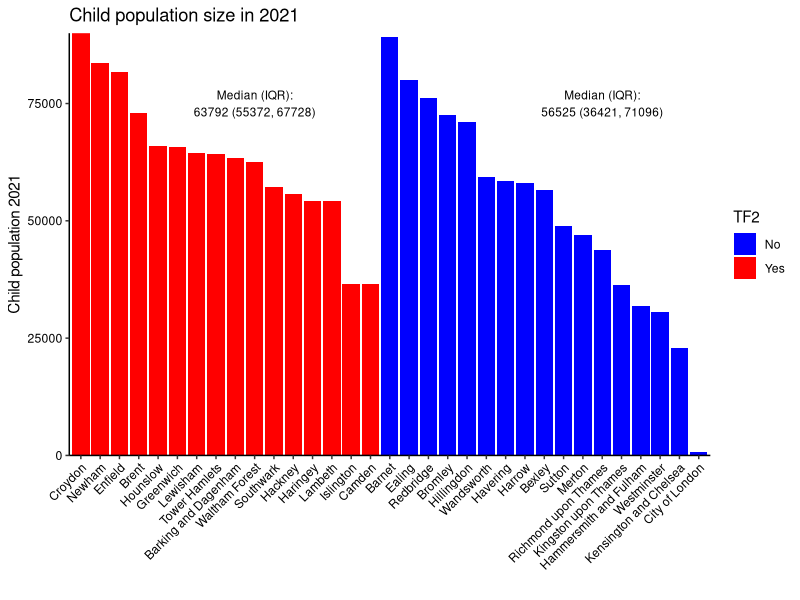
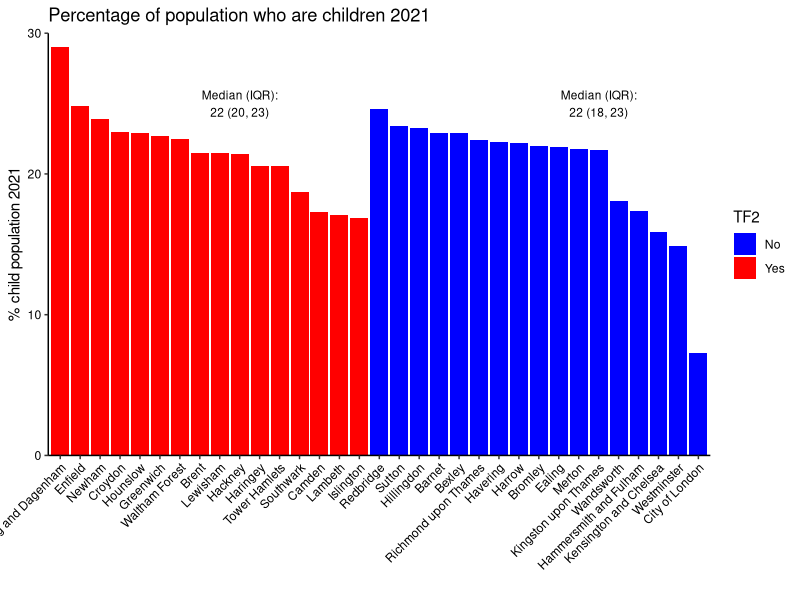
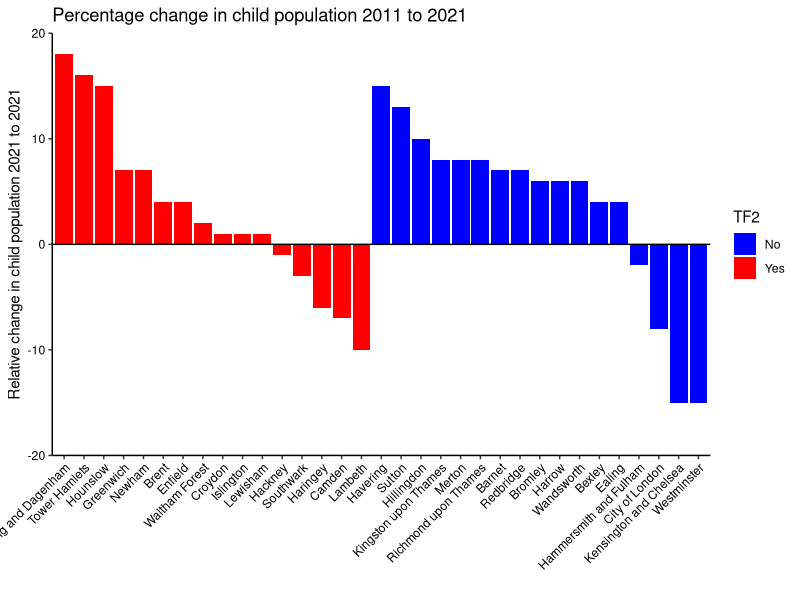
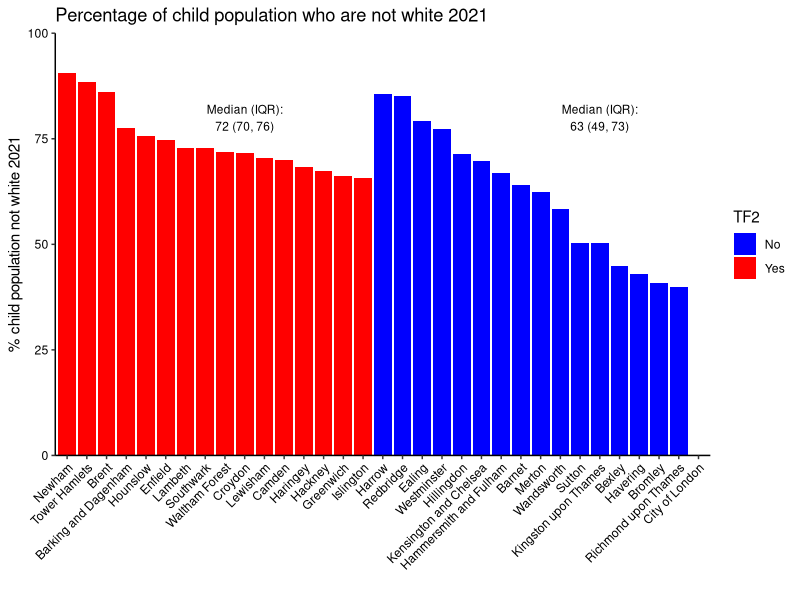
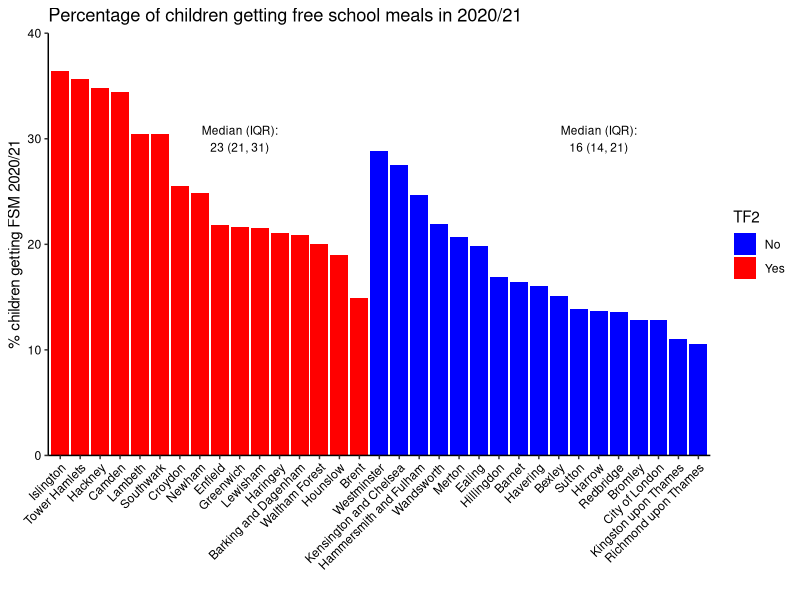
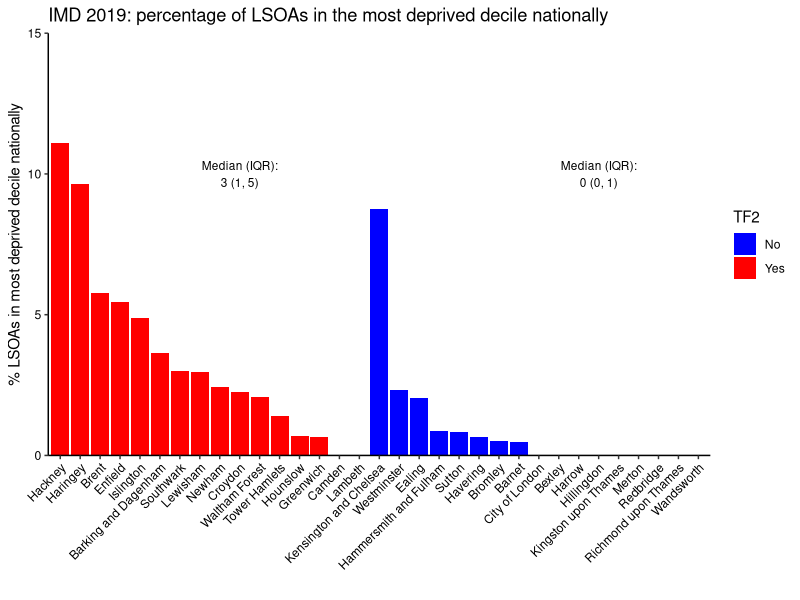
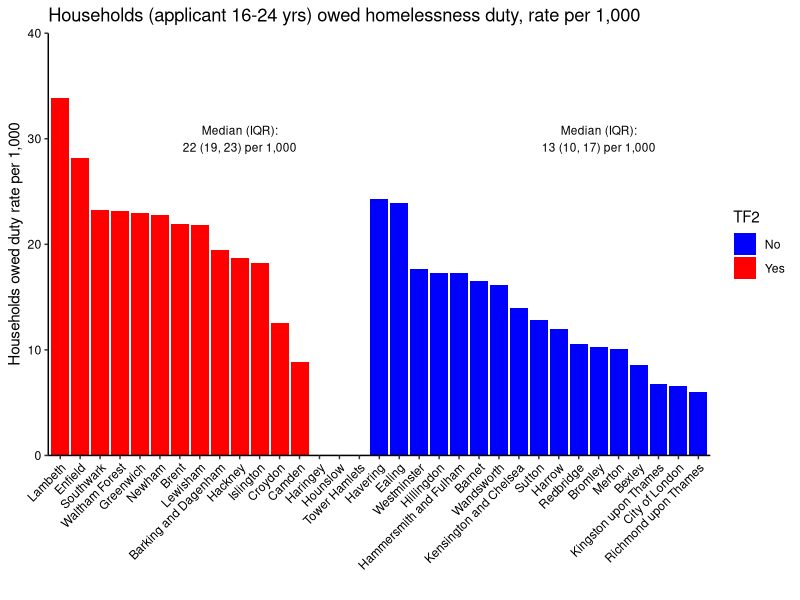
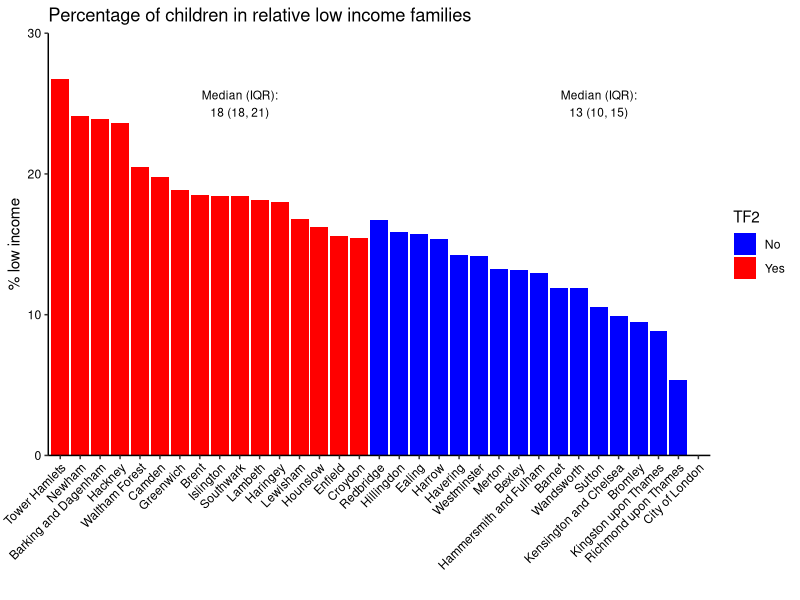

R code for these plots, in order:
## ---- chunk 1
knitr::opts_chunk$set(echo = F, warning = F)

## ---- chunk 2
setwd("S:/ICH_PPP_CENB_CEBCH/Matthew/OHID/DATABASE/For GitHub")
library(data.table)
library(ggplot2)

spine <- fread("final_database/contextual_database.csv")
ftps <- fread("final_database/fingertips_data_london.csv")

ftps <- merge(ftps,
              spine[, c("LAD21C", "budget_2021_75")],
              by.x = "areacode", 
              by.y = "LAD21C",
              all.x = T)
## ---- chunk 3

spine[, LAD21NM := factor(LAD21NM,
                          levels = spine$LAD21NM[order(spine$budget_2021_75, spine$child_population_2021, decreasing = T)])]
spine[, budget_2021_75_tmp := as.character(budget_2021_75)]

namevals <- c("0", "1")
colvalues <- c("blue", "red")
labvalues <- c("No", "Yes")

names(colvalues) <- namevals
names(labvalues) <- namevals

ggplot(aes(x = LAD21NM,
           y = child_population_2021,
           fill = as.factor(budget_2021_75_tmp)),
       data = spine) +
  geom_bar(stat = "identity") +
  scale_y_continuous(name = "Child population 2021",
                     expand = c(0, 0)) +
  scale_x_discrete(name = "") +
  labs(fill = "TF2",
       title = "Child population size in 2021") +
  scale_fill_manual("TF2",
                    labels = labvalues,
                    values = colvalues) +
  theme(panel.background = element_blank(),
        axis.line = element_line(colour = "black"),
        axis.text.x = element_text(colour = "black",
                                   angle = 45,
                                   hjust = 1),
        axis.text.y = element_text(colour = "black")) +
  annotate("text", label = paste0("Median (IQR):\n",
                                  round(quantile(spine[budget_2021_75 == 1]$child_population_2021, probs = 0.50)), " (",
                                  round(quantile(spine[budget_2021_75 == 1]$child_population_2021, probs = 0.25)), ", ",
                                  round(quantile(spine[budget_2021_75 == 1]$child_population_2021, probs = 0.75)), ")"),
           x = 10, y = 75000, size = 3) +
  annotate("text", label = paste0("Median (IQR):\n",
                                  round(quantile(spine[budget_2021_75 == 0]$child_population_2021, probs = 0.50)), " (",
                                  round(quantile(spine[budget_2021_75 == 0]$child_population_2021, probs = 0.25)), ", ",
                                  round(quantile(spine[budget_2021_75 == 0]$child_population_2021, probs = 0.75)), ")"),
           x = 28, y = 75000, size = 3)
## ---- chunk 4

spine[, LAD21NM := factor(LAD21NM,
                          levels = spine$LAD21NM[order(spine$budget_2021_75, spine$perc_child_population_2021, decreasing = T)])]
spine[, budget_2021_75_tmp := as.character(budget_2021_75)]

namevals <- c("0", "1")
colvalues <- c("blue", "red")
labvalues <- c("No", "Yes")

names(colvalues) <- namevals
names(labvalues) <- namevals

ggplot(aes(x = LAD21NM,
           y = perc_child_population_2021,
           fill = as.factor(budget_2021_75_tmp)),
       data = spine) +
  geom_bar(stat = "identity") +
  scale_y_continuous(name = "% child population 2021",
                     expand = c(0, 0),
                     limits = c(0, 30)) +
  scale_x_discrete(name = "") +
  labs(fill = "TF2",
       title = "Percentage of population who are children 2021") +
  scale_fill_manual("TF2",
                    labels = labvalues,
                    values = colvalues) +
  theme(panel.background = element_blank(),
        axis.line = element_line(colour = "black"),
        axis.text.x = element_text(colour = "black",
                                   angle = 45,
                                   hjust = 1),
        axis.text.y = element_text(colour = "black")) +
  annotate("text", label = paste0("Median (IQR):\n",
                                  round(quantile(spine[budget_2021_75 == 1]$perc_child_population_2021, probs = 0.50)), " (",
                                  round(quantile(spine[budget_2021_75 == 1]$perc_child_population_2021, probs = 0.25)), ", ",
                                  round(quantile(spine[budget_2021_75 == 1]$perc_child_population_2021, probs = 0.75)), ")"),
           x = 10, y = 25, size = 3) +
  annotate("text", label = paste0("Median (IQR):\n",
                                  round(quantile(spine[budget_2021_75 == 0]$perc_child_population_2021, probs = 0.50)), " (",
                                  round(quantile(spine[budget_2021_75 == 0]$perc_child_population_2021, probs = 0.25)), ", ",
                                  round(quantile(spine[budget_2021_75 == 0]$perc_child_population_2021, probs = 0.75)), ")"),
           x = 28, y = 25, size = 3)
## ---- chunk 5
spine[, change_child_population_pc := (change_child_population - 1) * 100]
spine[, LAD21NM := factor(LAD21NM, levels = spine$LAD21NM[order(spine$budget_2021_75, spine$change_child_population_pc, decreasing = T)])]
spine[, budget_2021_75_tmp := as.character(budget_2021_75)]

namevals <- c("0", "1")
colvalues <- c("blue", "red")
labvalues <- c("No", "Yes")

names(colvalues) <- namevals
names(labvalues) <- namevals

ggplot(aes(x = LAD21NM,
           y = change_child_population_pc,
           fill = as.factor(budget_2021_75_tmp)),
       data = spine) +
  geom_bar(stat = "identity") +
  scale_y_continuous(name = "Relative change in child population 2021 to 2021",
                     expand = c(0, 0),
                     limits = c(-20, 20)) +
  scale_x_discrete(name = "") +
  labs(fill = "TF2",
       title = "Percentage change in child population 2011 to 2021") +
  scale_fill_manual("TF2",
                    labels = labvalues,
                    values = colvalues) +
  theme(panel.background = element_blank(),
        axis.line = element_line(colour = "black"),
        axis.text.x = element_text(colour = "black",
                                   angle = 45,
                                   hjust = 1),
        axis.text.y = element_text(colour = "black")) +
  geom_hline(yintercept = 0, colour = "black")
## ---- chunk 6
spine[, LAD21NM := factor(LAD21NM, levels = spine$LAD21NM[order(spine$budget_2021_75, spine$perc_child_em_population_2021, decreasing = T)])]
spine[, budget_2021_75_tmp := as.character(budget_2021_75)]

namevals <- c("0", "1")
colvalues <- c("blue", "red")
labvalues <- c("No", "Yes")

names(colvalues) <- namevals
names(labvalues) <- namevals

ggplot(aes(x = LAD21NM,
           y = perc_child_em_population_2021,
           fill = as.factor(budget_2021_75_tmp)),
       data = spine) +
  geom_bar(stat = "identity") +
  scale_y_continuous(name = "% child population not white 2021",
                     expand = c(0, 0),
                     limits = c(0, 100)) +
  scale_x_discrete(name = "") +
  labs(fill = "TF2",
       title = "Percentage of child population who are not white 2021") +
  scale_fill_manual("TF2",
                    labels = labvalues,
                    values = colvalues) +
  theme(panel.background = element_blank(),
        axis.line = element_line(colour = "black"),
        axis.text.x = element_text(colour = "black",
                                   angle = 45,
                                   hjust = 1),
        axis.text.y = element_text(colour = "black")) +
  annotate("text", label = paste0("Median (IQR):\n",
                                  round(quantile(spine[budget_2021_75 == 1]$perc_child_em_population_2021, probs = 0.50,na.rm = T)), " (",
                                  round(quantile(spine[budget_2021_75 == 1]$perc_child_em_population_2021, probs = 0.25,na.rm = T)), ", ",
                                  round(quantile(spine[budget_2021_75 == 1]$perc_child_em_population_2021, probs = 0.75,na.rm = T)), ")"),
           x = 10, y = 80, size = 3) +
  annotate("text", label = paste0("Median (IQR):\n",
                                  round(quantile(spine[budget_2021_75 == 0]$perc_child_em_population_2021, probs = 0.50,na.rm = T)), " (",
                                  round(quantile(spine[budget_2021_75 == 0]$perc_child_em_population_2021, probs = 0.25,na.rm = T)), ", ",
                                  round(quantile(spine[budget_2021_75 == 0]$perc_child_em_population_2021, probs = 0.75,na.rm = T)), ")"),
           x = 28, y = 80, size = 3)
## ---- chunk 7
spine[, LAD21NM := factor(LAD21NM, levels = spine$LAD21NM[order(spine$budget_2021_75, spine$fsm_eligible_percent_aut202021, decreasing = T)])]
spine[, budget_2021_75_tmp := as.character(budget_2021_75)]

namevals <- c("0", "1")
colvalues <- c("blue", "red")
labvalues <- c("No", "Yes")

names(colvalues) <- namevals
names(labvalues) <- namevals

ggplot(aes(x = LAD21NM,
           y = fsm_eligible_percent_aut202021,
           fill = as.factor(budget_2021_75_tmp)),
       data = spine) +
  geom_bar(stat = "identity") +
  scale_y_continuous(name = "% children getting FSM 2020/21",
                     expand = c(0, 0),
                     limits = c(0, 40)) +
  scale_x_discrete(name = "") +
  labs(fill = "2021 Family Hub budget",
       title = "Percentage of children getting free school meals in 2020/21") +
  scale_fill_manual("TF2",
                    labels = labvalues,
                    values = colvalues) +
  theme(panel.background = element_blank(),
        axis.line = element_line(colour = "black"),
        axis.text.x = element_text(colour = "black",
                                   angle = 45,
                                   hjust = 1),
        axis.text.y = element_text(colour = "black")) +
  annotate("text", label = paste0("Median (IQR):\n",
                                  round(quantile(spine[budget_2021_75 == 1]$fsm_eligible_percent_aut202021, probs = 0.50)), " (",
                                  round(quantile(spine[budget_2021_75 == 1]$fsm_eligible_percent_aut202021, probs = 0.25)), ", ",
                                  round(quantile(spine[budget_2021_75 == 1]$fsm_eligible_percent_aut202021, probs = 0.75)), ")"),
           x = 10, y = 30, size = 3) +
  annotate("text", label = paste0("Median (IQR):\n",
                                  round(quantile(spine[budget_2021_75 == 0]$fsm_eligible_percent_aut202021, probs = 0.50)), " (",
                                  round(quantile(spine[budget_2021_75 == 0]$fsm_eligible_percent_aut202021, probs = 0.25)), ", ",
                                  round(quantile(spine[budget_2021_75 == 0]$fsm_eligible_percent_aut202021, probs = 0.75)), ")"),
           x = 28, y = 30, size = 3)
## ---- chunk 8
spine[, LAD21NM := factor(LAD21NM, levels = spine$LAD21NM[order(spine$budget_2021_75, spine$imd_10pc, decreasing = T)])]
spine[, budget_2021_75_tmp := as.character(budget_2021_75)]

namevals <- c("0", "1")
colvalues <- c("blue", "red")
labvalues <- c("No", "Yes")

names(colvalues) <- namevals
names(labvalues) <- namevals

ggplot(aes(x = LAD21NM,
           y = imd_10pc,
           fill = as.factor(budget_2021_75_tmp)),
       data = spine) +
  geom_bar(stat = "identity") +
  scale_y_continuous(name = "% LSOAs in most deprived decile nationally",
                     expand = c(0, 0),
                     limits = c(0, 15)) +
  scale_x_discrete(name = "") +
  labs(fill = "2021 Family Hub budget",
       title = "IMD 2019: percentage of LSOAs in the most deprived decile nationally") +
  scale_fill_manual("TF2",
                    labels = labvalues,
                    values = colvalues) +
  theme(panel.background = element_blank(),
        axis.line = element_line(colour = "black"),
        axis.text.x = element_text(colour = "black",
                                   angle = 45,
                                   hjust = 1),
        axis.text.y = element_text(colour = "black")) +
  annotate("text", label = paste0("Median (IQR):\n",
                                  round(quantile(spine[budget_2021_75 == 1]$imd_10pc, probs = 0.50)), " (",
                                  round(quantile(spine[budget_2021_75 == 1]$imd_10pc, probs = 0.25)), ", ",
                                  round(quantile(spine[budget_2021_75 == 1]$imd_10pc, probs = 0.75)), ")"),
           x = 10, y = 10, size = 3) +
  annotate("text", label = paste0("Median (IQR):\n",
                                  round(quantile(spine[budget_2021_75 == 0]$imd_10pc, probs = 0.50)), " (",
                                  round(quantile(spine[budget_2021_75 == 0]$imd_10pc, probs = 0.25)), ", ",
                                  round(quantile(spine[budget_2021_75 == 0]$imd_10pc, probs = 0.75)), ")"),
           x = 28, y = 10, size = 3)
## ---- chunk 9
spine <- merge(spine,
               ftps[indicatorid == 93739, c("areacode", "value")],
               by.x = "LAD21C",
               by.y = "areacode")

setnames(spine, "value", "homeless")

spine[, LAD21NM := factor(LAD21NM, levels = spine$LAD21NM[order(spine$budget_2021_75, spine$homeless, decreasing = T)])]
spine[, budget_2021_75_tmp := as.character(budget_2021_75)]

namevals <- c("0", "1")
colvalues <- c("blue", "red")
labvalues <- c("No", "Yes")

names(colvalues) <- namevals
names(labvalues) <- namevals

ggplot(aes(x = LAD21NM,
           y = homeless,
           fill = as.factor(budget_2021_75_tmp)),
       data = spine) +
  geom_bar(stat = "identity") +
  scale_y_continuous(name = "Households owed duty rate per 1,000",
                     expand = c(0, 0),
                     limits = c(0, 40)) +
  scale_x_discrete(name = "") +
  labs(fill = "2021 Family Hub budget",
       title = "Households (applicant 16-24 yrs) owed homelessness duty, rate per 1,000") +
  scale_fill_manual("TF2",
                    labels = labvalues,
                    values = colvalues) +
  theme(panel.background = element_blank(),
        axis.line = element_line(colour = "black"),
        axis.text.x = element_text(colour = "black",
                                   angle = 45,
                                   hjust = 1),
        axis.text.y = element_text(colour = "black")) +
  annotate("text", label = paste0("Median (IQR):\n",
                                  round(quantile(spine[budget_2021_75 == 1]$homeless, probs = 0.50, na.rm = T)), " (",
                                  round(quantile(spine[budget_2021_75 == 1]$homeless, probs = 0.25, na.rm = T)), ", ",
                                  round(quantile(spine[budget_2021_75 == 1]$homeless, probs = 0.75, na.rm = T)), ") per 1,000"),
           x = 10, y = 30, size = 3) +
  annotate("text", label = paste0("Median (IQR):\n",
                                  round(quantile(spine[budget_2021_75 == 0]$homeless, probs = 0.50, na.rm = T)), " (",
                                  round(quantile(spine[budget_2021_75 == 0]$homeless, probs = 0.25, na.rm = T)), ", ",
                                  round(quantile(spine[budget_2021_75 == 0]$homeless, probs = 0.75, na.rm = T)), ") per 1,000"),
           x = 28, y = 30, size = 3)
## ---- chunk 10
spine <- merge(spine,
               ftps[indicatorid == 93700, c("areacode", "value")],
               by.x = "LAD21C",
               by.y = "areacode")

setnames(spine, "value", "low_income")

spine[, LAD21NM := factor(LAD21NM, levels = spine$LAD21NM[order(spine$budget_2021_75, spine$low_income, decreasing = T)])]
spine[, budget_2021_75_tmp := as.character(budget_2021_75)]

namevals <- c("0", "1")
colvalues <- c("blue", "red")
labvalues <- c("No", "Yes")

names(colvalues) <- namevals
names(labvalues) <- namevals

ggplot(aes(x = LAD21NM,
           y = low_income,
           fill = as.factor(budget_2021_75_tmp)),
       data = spine) +
  geom_bar(stat = "identity") +
  scale_y_continuous(name = "% low income",
                     expand = c(0, 0),
                     limits = c(0, 30)) +
  scale_x_discrete(name = "") +
  labs(fill = "2021 Family Hub budget",
       title = "Percentage of children in relative low income families") +
  scale_fill_manual("TF2",
                    labels = labvalues,
                    values = colvalues) +
  theme(panel.background = element_blank(),
        axis.line = element_line(colour = "black"),
        axis.text.x = element_text(colour = "black",
                                   angle = 45,
                                   hjust = 1),
        axis.text.y = element_text(colour = "black")) +
  annotate("text", label = paste0("Median (IQR):\n",
                                  round(quantile(spine[budget_2021_75 == 1]$low_income, probs = 0.50, na.rm = T)), " (",
                                  round(quantile(spine[budget_2021_75 == 1]$low_income, probs = 0.25, na.rm = T)), ", ",
                                  round(quantile(spine[budget_2021_75 == 1]$low_income, probs = 0.75, na.rm = T)), ")"),
           x = 10, y = 25, size = 3) +
  annotate("text", label = paste0("Median (IQR):\n",
                                  round(quantile(spine[budget_2021_75 == 0]$low_income, probs = 0.50, na.rm = T)), " (",
                                  round(quantile(spine[budget_2021_75 == 0]$low_income, probs = 0.25, na.rm = T)), ", ",
                                  round(quantile(spine[budget_2021_75 == 0]$low_income, probs = 0.75, na.rm = T)), ")"),
           x = 28, y = 25, size = 3)
## ---- chunk 11
spine[, LAD21NM := factor(LAD21NM, levels = spine$LAD21NM[order(spine$budget_2021_75, spine$cin_at31_episodes_2022_rate_10000, decreasing = T)])]
spine[, budget_2021_75_tmp := as.character(budget_2021_75)]

namevals <- c("0", "1")
colvalues <- c("blue", "red")
labvalues <- c("No", "Yes")

names(colvalues) <- namevals
names(labvalues) <- namevals

ggplot(aes(x = LAD21NM,
           y = cin_at31_episodes_2022_rate_10000,
           fill = as.factor(budget_2021_75_tmp)),
       data = spine) +
  geom_bar(stat = "identity") +
  scale_y_continuous(name = "Rate per 10,000",
                     expand = c(0, 0),
                     limits = c(0, 1600)) +
  scale_x_discrete(name = "") +
  labs(fill = "2021 Family Hub budget",
       title = "Children in need 31 Mar 2022 per 10,000") +
  scale_fill_manual("TF2",
                    labels = labvalues,
                    values = colvalues) +
  theme(panel.background = element_blank(),
        axis.line = element_line(colour = "black"),
        axis.text.x = element_text(colour = "black",
                                   angle = 45,
                                   hjust = 1),
        axis.text.y = element_text(colour = "black")) +
  annotate("text", label = paste0("Median (IQR):\n",
                                  round(quantile(spine[budget_2021_75 == 1]$cin_at31_episodes_2022_rate_10000, probs = 0.50, na.rm = T)), " (",
                                  round(quantile(spine[budget_2021_75 == 1]$cin_at31_episodes_2022_rate_10000, probs = 0.25, na.rm = T)), ", ",
                                  round(quantile(spine[budget_2021_75 == 1]$cin_at31_episodes_2022_rate_10000, probs = 0.75, na.rm = T)), ")"),
           x = 10, y = 1100, size = 3) +
  annotate("text", label = paste0("Median (IQR):\n",
                                  round(quantile(spine[budget_2021_75 == 0]$cin_at31_episodes_2022_rate_10000, probs = 0.50, na.rm = T)), " (",
                                  round(quantile(spine[budget_2021_75 == 0]$cin_at31_episodes_2022_rate_10000, probs = 0.25, na.rm = T)), ", ",
                                  round(quantile(spine[budget_2021_75 == 0]$cin_at31_episodes_2022_rate_10000, probs = 0.75, na.rm = T)), ")"),
           x = 28, y = 1100, size = 3)
## ---- chunk 12
spine[, LAD21NM := factor(LAD21NM, levels = spine$LAD21NM[order(spine$budget_2021_75, spine$cin_refs_202122_rate_10000, decreasing = T)])]
spine[, budget_2021_75_tmp := as.character(budget_2021_75)]

namevals <- c("0", "1")
colvalues <- c("blue", "red")
labvalues <- c("No", "Yes")

names(colvalues) <- namevals
names(labvalues) <- namevals

ggplot(aes(x = LAD21NM,
           y = cin_refs_202122_rate_10000,
           fill = as.factor(budget_2021_75_tmp)),
       data = spine) +
  geom_bar(stat = "identity") +
  scale_y_continuous(name = "Rate per 10,000",
                     expand = c(0, 0),
                     limits = c(0, 1000)) +
  scale_x_discrete(name = "") +
  labs(fill = "2021 Family Hub budget",
       title = "Children referred to CSC 2021/22 per 10,000") +
  scale_fill_manual("TF2",
                    labels = labvalues,
                    values = colvalues) +
  theme(panel.background = element_blank(),
        axis.line = element_line(colour = "black"),
        axis.text.x = element_text(colour = "black",
                                   angle = 45,
                                   hjust = 1),
        axis.text.y = element_text(colour = "black")) +
  annotate("text", label = paste0("Median (IQR):\n",
                                  round(quantile(spine[budget_2021_75 == 1]$cin_refs_202122_rate_10000, probs = 0.50, na.rm = T)), " (",
                                  round(quantile(spine[budget_2021_75 == 1]$cin_refs_202122_rate_10000, probs = 0.25, na.rm = T)), ", ",
                                  round(quantile(spine[budget_2021_75 == 1]$cin_refs_202122_rate_10000, probs = 0.75, na.rm = T)), ")"),
           x = 10, y = 800, size = 3) +
  annotate("text", label = paste0("Median (IQR):\n",
                                  round(quantile(spine[budget_2021_75 == 0]$cin_refs_202122_rate_10000, probs = 0.50, na.rm = T)), " (",
                                  round(quantile(spine[budget_2021_75 == 0]$cin_refs_202122_rate_10000, probs = 0.25, na.rm = T)), ", ",
                                  round(quantile(spine[budget_2021_75 == 0]$cin_refs_202122_rate_10000, probs = 0.75, na.rm = T)), ")"),
           x = 28, y = 800, size = 3)
## ---- chunk 13
spine[, LAD21NM := factor(LAD21NM, levels = spine$LAD21NM[order(spine$budget_2021_75, spine$cla_at31_2022_rate_10000, decreasing = T)])]
spine[, budget_2021_75_tmp := as.character(budget_2021_75)]

namevals <- c("0", "1")
colvalues <- c("blue", "red")
labvalues <- c("No", "Yes")

names(colvalues) <- namevals
names(labvalues) <- namevals

ggplot(aes(x = LAD21NM,
           y = cla_at31_2022_rate_10000,
           fill = as.factor(budget_2021_75_tmp)),
       data = spine) +
  geom_bar(stat = "identity") +
  scale_y_continuous(name = "Rate per 10,000",
                     expand = c(0, 0),
                     limits = c(0, 200)) +
  scale_x_discrete(name = "") +
  labs(fill = "2021 Family Hub budget",
       title = "Children looked after 31 Mar 2022 per 10,000") +
  scale_fill_manual("TF2",
                    labels = labvalues,
                    values = colvalues) +
  theme(panel.background = element_blank(),
        axis.line = element_line(colour = "black"),
        axis.text.x = element_text(colour = "black",
                                   angle = 45,
                                   hjust = 1),
        axis.text.y = element_text(colour = "black")) +
  annotate("text", label = paste0("Median (IQR):\n",
                                  round(quantile(spine[budget_2021_75 == 1]$cla_at31_2022_rate_10000, probs = 0.50, na.rm = T)), " (",
                                  round(quantile(spine[budget_2021_75 == 1]$cla_at31_2022_rate_10000, probs = 0.25, na.rm = T)), ", ",
                                  round(quantile(spine[budget_2021_75 == 1]$cla_at31_2022_rate_10000, probs = 0.75, na.rm = T)), ")"),
           x = 10, y = 150, size = 3) +
  annotate("text", label = paste0("Median (IQR):\n",
                                  round(quantile(spine[budget_2021_75 == 0]$cla_at31_2022_rate_10000, probs = 0.50, na.rm = T)), " (",
                                  round(quantile(spine[budget_2021_75 == 0]$cla_at31_2022_rate_10000, probs = 0.25, na.rm = T)), ", ",
                                  round(quantile(spine[budget_2021_75 == 0]$cla_at31_2022_rate_10000, probs = 0.75, na.rm = T)), ")"),
           x = 28, y = 150, size = 3)
## ---- chunk 14
spine[, LAD21NM := factor(LAD21NM, levels = spine$LAD21NM[order(spine$budget_2021_75, spine$cla_starts_202122_rate_10000, decreasing = T)])]
spine[, budget_2021_75_tmp := as.character(budget_2021_75)]

namevals <- c("0", "1")
colvalues <- c("blue", "red")
labvalues <- c("No", "Yes")

names(colvalues) <- namevals
names(labvalues) <- namevals

ggplot(aes(x = LAD21NM,
           y = cla_starts_202122_rate_10000,
           fill = as.factor(budget_2021_75_tmp)),
       data = spine) +
  geom_bar(stat = "identity") +
  scale_y_continuous(name = "Rate per 10,000",
                     expand = c(0, 0),
                     limits = c(0, 150)) +
  scale_x_discrete(name = "") +
  labs(fill = "2021 Family Hub budget",
       title = "Children starting to be looked after 2021/22 per 10,000") +
  scale_fill_manual("TF2",
                    labels = labvalues,
                    values = colvalues) +
  theme(panel.background = element_blank(),
        axis.line = element_line(colour = "black"),
        axis.text.x = element_text(colour = "black",
                                   angle = 45,
                                   hjust = 1),
        axis.text.y = element_text(colour = "black")) +
  annotate("text", label = paste0("Median (IQR):\n",
                                  round(quantile(spine[budget_2021_75 == 1]$cla_starts_202122_rate_10000, probs = 0.50, na.rm = T)), " (",
                                  round(quantile(spine[budget_2021_75 == 1]$cla_starts_202122_rate_10000, probs = 0.25, na.rm = T)), ", ",
                                  round(quantile(spine[budget_2021_75 == 1]$cla_starts_202122_rate_10000, probs = 0.75, na.rm = T)), ")"),
           x = 10, y = 100, size = 3) +
  annotate("text", label = paste0("Median (IQR):\n",
                                  round(quantile(spine[budget_2021_75 == 0]$cla_starts_202122_rate_10000, probs = 0.50, na.rm = T)), " (",
                                  round(quantile(spine[budget_2021_75 == 0]$cla_starts_202122_rate_10000, probs = 0.25, na.rm = T)), ", ",
                                  round(quantile(spine[budget_2021_75 == 0]$cla_starts_202122_rate_10000, probs = 0.75, na.rm = T)), ")"),
           x = 28, y = 100, size = 3)
## ---- chunk 15
spine <- merge(spine,
               ftps[indicatorid == 92904, c("areacode", "value")],
               by.x = "LAD21C",
               by.y = "areacode")

setnames(spine, "value", "alcohol")

spine[, LAD21NM := factor(LAD21NM, levels = spine$LAD21NM[order(spine$budget_2021_75, spine$alcohol, decreasing = T)])]
spine[, budget_2021_75_tmp := as.character(budget_2021_75)]

namevals <- c("0", "1")
colvalues <- c("blue", "red")
labvalues <- c("No", "Yes")

names(colvalues) <- namevals
names(labvalues) <- namevals

ggplot(aes(x = LAD21NM,
           y = alcohol,
           fill = as.factor(budget_2021_75_tmp)),
       data = spine) +
  geom_bar(stat = "identity") +
  scale_y_continuous(name = "Rate per 100,000",
                     expand = c(0, 0),
                     limits = c(0, 40)) +
  scale_x_discrete(name = "") +
  labs(fill = "2021 Family Hub budget",
       title = "Alcohol-specific condition admissions <18 yrs, per 100,000") +
  scale_fill_manual("TF2",
                    labels = labvalues,
                    values = colvalues) +
  theme(panel.background = element_blank(),
        axis.line = element_line(colour = "black"),
        axis.text.x = element_text(colour = "black",
                                   angle = 45,
                                   hjust = 1),
        axis.text.y = element_text(colour = "black")) +
  annotate("text", label = paste0("Median (IQR):\n",
                                  round(quantile(spine[budget_2021_75 == 1]$alcohol, probs = 0.50, na.rm = T)), " (",
                                  round(quantile(spine[budget_2021_75 == 1]$alcohol, probs = 0.25, na.rm = T)), ", ",
                                  round(quantile(spine[budget_2021_75 == 1]$alcohol, probs = 0.75, na.rm = T)), ")"),
           x = 10, y = 25, size = 3) +
  annotate("text", label = paste0("Median (IQR):\n",
                                  round(quantile(spine[budget_2021_75 == 0]$alcohol, probs = 0.50, na.rm = T)), " (",
                                  round(quantile(spine[budget_2021_75 == 0]$alcohol, probs = 0.25, na.rm = T)), ", ",
                                  round(quantile(spine[budget_2021_75 == 0]$alcohol, probs = 0.75, na.rm = T)), ")"),
           x = 28, y = 25, size = 3)
## ---- chunk 16
spine <- merge(spine,
               ftps[indicatorid == 90813, c("areacode", "value")],
               by.x = "LAD21C",
               by.y = "areacode")

setnames(spine, "value", "selfharm")

spine[, LAD21NM := factor(LAD21NM, levels = spine$LAD21NM[order(spine$budget_2021_75, spine$selfharm, decreasing = T)])]
spine[, budget_2021_75_tmp := as.character(budget_2021_75)]

namevals <- c("0", "1")
colvalues <- c("blue", "red")
labvalues <- c("No", "Yes")

names(colvalues) <- namevals
names(labvalues) <- namevals

ggplot(aes(x = LAD21NM,
           y = selfharm,
           fill = as.factor(budget_2021_75_tmp)),
       data = spine) +
  geom_bar(stat = "identity") +
  scale_y_continuous(name = "Rate per 100,000",
                     expand = c(0, 0),
                     limits = c(0, 600)) +
  scale_x_discrete(name = "") +
  labs(fill = "2021 Family Hub budget",
       title = "Self-harm admissions ages 10-24 yrs, per 100,000") +
  scale_fill_manual("TF2",
                    labels = labvalues,
                    values = colvalues) +
  theme(panel.background = element_blank(),
        axis.line = element_line(colour = "black"),
        axis.text.x = element_text(colour = "black",
                                   angle = 45,
                                   hjust = 1),
        axis.text.y = element_text(colour = "black")) +
  annotate("text", label = paste0("Median (IQR):\n",
                                  round(quantile(spine[budget_2021_75 == 1]$selfharm, probs = 0.50, na.rm = T)), " (",
                                  round(quantile(spine[budget_2021_75 == 1]$selfharm, probs = 0.25, na.rm = T)), ", ",
                                  round(quantile(spine[budget_2021_75 == 1]$selfharm, probs = 0.75, na.rm = T)), ")"),
           x = 10, y = 400, size = 3) +
  annotate("text", label = paste0("Median (IQR):\n",
                                  round(quantile(spine[budget_2021_75 == 0]$selfharm, probs = 0.50, na.rm = T)), " (",
                                  round(quantile(spine[budget_2021_75 == 0]$selfharm, probs = 0.25, na.rm = T)), ", ",
                                  round(quantile(spine[budget_2021_75 == 0]$selfharm, probs = 0.75, na.rm = T)), ")"),
           x = 28, y = 400, size = 3)
## ---- chunk 17
spine <- merge(spine,
               ftps[indicatorid == 90808, c("areacode", "value")],
               by.x = "LAD21C",
               by.y = "areacode")

setnames(spine, "value", "substance")

spine[, LAD21NM := factor(LAD21NM, levels = spine$LAD21NM[order(spine$budget_2021_75, spine$substance, decreasing = T)])]
spine[, budget_2021_75_tmp := as.character(budget_2021_75)]

namevals <- c("0", "1")
colvalues <- c("blue", "red")
labvalues <- c("No", "Yes")

names(colvalues) <- namevals
names(labvalues) <- namevals

ggplot(aes(x = LAD21NM,
           y = substance,
           fill = as.factor(budget_2021_75_tmp)),
       data = spine) +
  geom_bar(stat = "identity") +
  scale_y_continuous(name = "Rate per 100,000",
                     expand = c(0, 0),
                     limits = c(0, 150)) +
  scale_x_discrete(name = "") +
  labs(fill = "2021 Family Hub budget",
       title = "Substance misuse admissions 15-24 yrs, per 100,000") +
  scale_fill_manual("TF2",
                    labels = labvalues,
                    values = colvalues) +
  theme(panel.background = element_blank(),
        axis.line = element_line(colour = "black"),
        axis.text.x = element_text(colour = "black",
                                   angle = 45,
                                   hjust = 1),
        axis.text.y = element_text(colour = "black")) +
  annotate("text", label = paste0("Median (IQR):\n",
                                  round(quantile(spine[budget_2021_75 == 1]$substance, probs = 0.50, na.rm = T)), " (",
                                  round(quantile(spine[budget_2021_75 == 1]$substance, probs = 0.25, na.rm = T)), ", ",
                                  round(quantile(spine[budget_2021_75 == 1]$substance, probs = 0.75, na.rm = T)), ")"),
           x = 10, y = 100, size = 3) +
  annotate("text", label = paste0("Median (IQR):\n",
                                  round(quantile(spine[budget_2021_75 == 0]$substance, probs = 0.50, na.rm = T)), " (",
                                  round(quantile(spine[budget_2021_75 == 0]$substance, probs = 0.25, na.rm = T)), ", ",
                                  round(quantile(spine[budget_2021_75 == 0]$substance, probs = 0.75, na.rm = T)), ")"),
           x = 28, y = 100, size = 3)
## ---- chunk 18
spine <- merge(spine,
               ftps[indicatorid == 90812, c("areacode", "value")],
               by.x = "LAD21C",
               by.y = "areacode")

setnames(spine, "value", "mh")

spine[, LAD21NM := factor(LAD21NM, levels = spine$LAD21NM[order(spine$budget_2021_75, spine$mh, decreasing = T)])]
spine[, budget_2021_75_tmp := as.character(budget_2021_75)]

namevals <- c("0", "1")
colvalues <- c("blue", "red")
labvalues <- c("No", "Yes")

names(colvalues) <- namevals
names(labvalues) <- namevals

ggplot(aes(x = LAD21NM,
           y = mh,
           fill = as.factor(budget_2021_75_tmp)),
       data = spine) +
  geom_bar(stat = "identity") +
  scale_y_continuous(name = "Rate per 100,000",
                     expand = c(0, 0),
                     limits = c(0, 200)) +
  scale_x_discrete(name = "") +
  labs(fill = "2021 Family Hub budget",
       title = "Mental health conditions admissions < 18 yrs, per 100,000") +
  scale_fill_manual("TF2",
                    labels = labvalues,
                    values = colvalues) +
  theme(panel.background = element_blank(),
        axis.line = element_line(colour = "black"),
        axis.text.x = element_text(colour = "black",
                                   angle = 45,
                                   hjust = 1),
        axis.text.y = element_text(colour = "black")) +
  annotate("text", label = paste0("Median (IQR):\n",
                                  round(quantile(spine[budget_2021_75 == 1]$mh, probs = 0.50, na.rm = T)), " (",
                                  round(quantile(spine[budget_2021_75 == 1]$mh, probs = 0.25, na.rm = T)), ", ",
                                  round(quantile(spine[budget_2021_75 == 1]$mh, probs = 0.75, na.rm = T)), ")"),
           x = 10, y = 100, size = 3) +
  annotate("text", label = paste0("Median (IQR):\n",
                                  round(quantile(spine[budget_2021_75 == 0]$mh, probs = 0.50, na.rm = T)), " (",
                                  round(quantile(spine[budget_2021_75 == 0]$mh, probs = 0.25, na.rm = T)), ", ",
                                  round(quantile(spine[budget_2021_75 == 0]$mh, probs = 0.75, na.rm = T)), ")"),
           x = 28, y = 100, size = 3)
## ---- chunk 19
spine[, LAD21NM := factor(LAD21NM, levels = spine$LAD21NM[order(spine$budget_2021_75, spine$sen_support_percent202122, decreasing = T)])]
spine[, budget_2021_75_tmp := as.character(budget_2021_75)]

namevals <- c("0", "1")
colvalues <- c("blue", "red")
labvalues <- c("No", "Yes")

names(colvalues) <- namevals
names(labvalues) <- namevals

ggplot(aes(x = LAD21NM,
           y = sen_support_percent202122,
           fill = as.factor(budget_2021_75_tmp)),
       data = spine) +
  geom_bar(stat = "identity") +
  scale_y_continuous(name = "% children getting SEN support 2020/21",
                     expand = c(0, 0),
                     limits = c(0, 20)) +
  scale_x_discrete(name = "") +
  labs(fill = "2021 Family Hub budget",
       title = "Percentage of children getting SEN support in 2020/21") +
  scale_fill_manual("TF2",
                    labels = labvalues,
                    values = colvalues) +
  theme(panel.background = element_blank(),
        axis.line = element_line(colour = "black"),
        axis.text.x = element_text(colour = "black",
                                   angle = 45,
                                   hjust = 1),
        axis.text.y = element_text(colour = "black")) +
  annotate("text", label = paste0("Median (IQR):\n",
                                  round(quantile(spine[budget_2021_75 == 1]$sen_support_percent202122, probs = 0.50)), " (",
                                  round(quantile(spine[budget_2021_75 == 1]$sen_support_percent202122, probs = 0.25)), ", ",
                                  round(quantile(spine[budget_2021_75 == 1]$sen_support_percent202122, probs = 0.75)), ")"),
           x = 10, y = 17, size = 3) +
  annotate("text", label = paste0("Median (IQR):\n",
                                  round(quantile(spine[budget_2021_75 == 0]$sen_support_percent202122, probs = 0.50)), " (",
                                  round(quantile(spine[budget_2021_75 == 0]$sen_support_percent202122, probs = 0.25)), ", ",
                                  round(quantile(spine[budget_2021_75 == 0]$sen_support_percent202122, probs = 0.75)), ")"),
           x = 28, y = 17, size = 3)
## ---- chunk 20
spine[, LAD21NM := factor(LAD21NM, levels = spine$LAD21NM[order(spine$budget_2021_75, spine$ehc_plan_percent202122, decreasing = T)])]
spine[, budget_2021_75_tmp := as.character(budget_2021_75)]

namevals <- c("0", "1")
colvalues <- c("blue", "red")
labvalues <- c("No", "Yes")

names(colvalues) <- namevals
names(labvalues) <- namevals

ggplot(aes(x = LAD21NM,
           y = ehc_plan_percent202122,
           fill = as.factor(budget_2021_75_tmp)),
       data = spine) +
  geom_bar(stat = "identity") +
  scale_y_continuous(name = "% children on EHCP 2020/21",
                     expand = c(0, 0),
                     limits = c(0, 10)) +
  scale_x_discrete(name = "") +
  labs(fill = "2021 Family Hub budget",
       title = "Percentage of children on EHCP in 2020/21") +
  scale_fill_manual("TF2",
                    labels = labvalues,
                    values = colvalues) +
  theme(panel.background = element_blank(),
        axis.line = element_line(colour = "black"),
        axis.text.x = element_text(colour = "black",
                                   angle = 45,
                                   hjust = 1),
        axis.text.y = element_text(colour = "black")) +
  annotate("text", label = paste0("Median (IQR):\n",
                                  round(quantile(spine[budget_2021_75 == 1]$ehc_plan_percent202122, probs = 0.50)), " (",
                                  round(quantile(spine[budget_2021_75 == 1]$ehc_plan_percent202122, probs = 0.25)), ", ",
                                  round(quantile(spine[budget_2021_75 == 1]$ehc_plan_percent202122, probs = 0.75)), ")"),
           x = 10, y = 7, size = 3) +
  annotate("text", label = paste0("Median (IQR):\n",
                                  round(quantile(spine[budget_2021_75 == 0]$ehc_plan_percent202122, probs = 0.50)), " (",
                                  round(quantile(spine[budget_2021_75 == 0]$ehc_plan_percent202122, probs = 0.25)), ", ",
                                  round(quantile(spine[budget_2021_75 == 0]$ehc_plan_percent202122, probs = 0.75)), ")"),
           x = 28, y = 7, size = 3)
